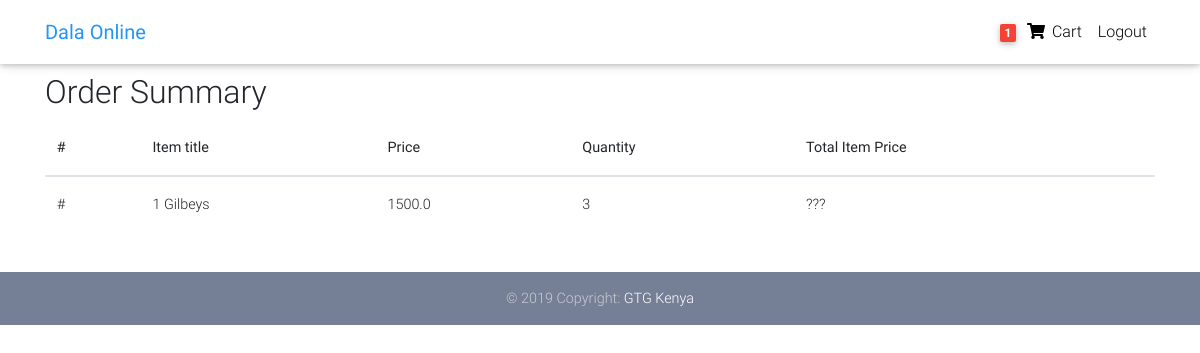
/order-summary/ (signed in), run on the app's committed database.
### core/models.py (models this page shows, shortened)
class Order(models.Model):
    user = models.ForeignKey(settings.AUTH_USER_MODEL,
            on_delete=models.CASCADE)
    ordered = models.BooleanField(default=False)
    items = models.ManyToManyField(OrderItem)
    start_date = models.DateTimeField(auto_now_add=True)
    ordered_date = models.DateTimeField()
    ordered = models.BooleanField(default=False)

class OrderItem(models.Model):
    user = models.ForeignKey(settings.AUTH_USER_MODEL,
            on_delete=models.CASCADE)
    ordered = models.BooleanField(default=False)
    item = models.ForeignKey(Item, on_delete=models.CASCADE)
    quantity = models.IntegerField(default=1)

class Item(models.Model):
    title = models.CharField(max_length=100)
    price = models.FloatField()
    discount_price = models.FloatField(blank=True, null=True)
    category = models.CharField(choices=CATEGORY_CHOICES, max_length=2)
    label = models.CharField(choices=LABEL_CHOICES, max_length=1 )
    slug = models.SlugField()
    description = models.TextField()

### core/views.py (the view)
# urls.py: path('order-summary/', OrderSummaryView.as_view(), name='order-summary'),
class OrderSummaryView(LoginRequiredMixin, View):
    def get(self, *args, **kwargs):
        try:
            order = Order.objects.get(user=self.request.user, ordered=False)
            context = {
                'object': order
            }
            return render(self.request, 'order_summary.html', context)
        except ObjectDoesNotExist:
            messages.warning(self.request, "You do not have an active order")
            return redirect("/")

### core/templatetags/cart_template_tags.py (called while the page is built)
@register.filter
def cart_item_count(user):
    if user.is_authenticated:
        qs = Order.objects.filter(user=user, ordered=False)
        if qs.exists():
            return qs[0].items.count()
        return 0

### templates/order_summary.html (shortened to what this page needs)
{% load static %}
<!DOCTYPE html>
<html lang="en">
<head>
  <link rel="stylesheet" href="https://use.fontawesome.com/releases/v5.11.2/css/all.css">
  <link href="{% static 'css/bootstrap.min.css'%}" rel="stylesheet">
  <link href="{% static 'css/mdb.min.css' %}" rel="stylesheet">
  <link href="{% static 'css/style.min.css'%}" rel="stylesheet">
</head>
<body>
  {% load cart_template_tags %}
    <nav class="navbar fixed-top navbar-expand-lg navbar-light white scrolling-navbar mb-5 ">
        <div class="container">
          <a class="navbar-brand waves-effect" href="#" target="_blank">
            <strong class="blue-text">Dala Online</strong>
          </a>
          <div class="collapse navbar-collapse" id="navbarSupportedContent">
            <ul class="navbar-nav nav-flex-icons">
              {% if request.user.is_authenticated %}
              <li class="nav-item">
                <a class="nav-link waves-effect" href="">
                  <span class="badge red z-depth-1 mr-1"> {{request.user | cart_item_count }} </span>
                  <i class="fas fa-shopping-cart"></i>
                  <span class="clearfix d-none d-sm-inline-block"> Cart </span>
                </a>
              </li>
              <li class="nav-item">
                <a class="nav-link waves-effect" href="{% url 'account_logout' %}">
                  <span class="clearfix d-none d-sm-inline-block"> Logout </span>
                </a>
              </li>
              {% endif %}
            </ul>
          </div>
        </div>
      </nav>
  <main>
      <div class="container">
    <p><p>
        <div class="table-responsive text-nowrap">
            <h2>Order Summary</h2>
            <table class="table">
            <thead>
                <tr>
                <th scope="col">#</th>
                <th scope="col">Item title</th>
                <th scope="col">Price</th>
                <th scope="col">Quantity</th>
                <th scope="col">Total Item Price</th>
                </tr>
            </thead>
            <tbody>
                {% for order_item in object.items.all %}
                <tr>
                <td>#</td>
                <td>{{order_item.item.title}}</td>
                <td>{{order_item.item.price}}</td>
                <td>{{order_item.quantity}}</td>
                <td>???</td>
                </tr>
                {% endfor %}
            </tbody>
            </table>
  </div>
</div>
</main>
  <footer class="page-footer text-center font-small mt-4 wow fadeIn">
    <div class="footer-copyright py-3">
      © 2019 Copyright:
      <a href="#" target="_blank"> GTG Kenya</a>
    </div>
  </footer>
</body>
</html>

### templates/order_summary.html (style rules this page uses)
html, body, header, .nav-bar-space { padding-top: 16px; }
h2 { padding-top: 25px; }

### data on the page
OrderItem: item "1 Gilbeys", item.price "1500.0", quantity "3"

### other printed values
{{ request.user | cart_item_count }} "1"
